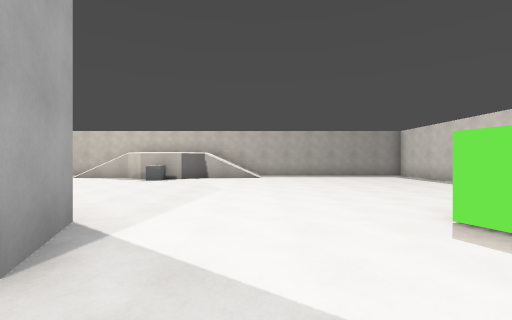
View 1 (above)

16 first-person views from a walk through a 3-D level made in the Godot game engine. The camera is 1.4 m above the floor, looks level and sees 90° across. The floor is counted in squares, 2 m on a side. Each view is taken from the middle of a square. On the plan, view 1 faces up. The plan holds only what a view shows up to about 9 squares ahead; the rest is blank. Some surface patterns are stand-ins.

View 2
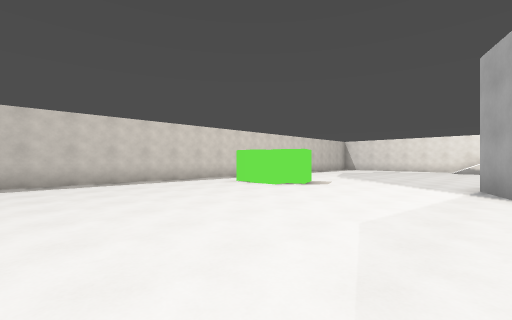

View 3
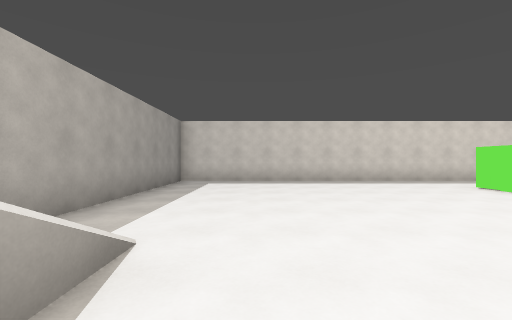

View 4
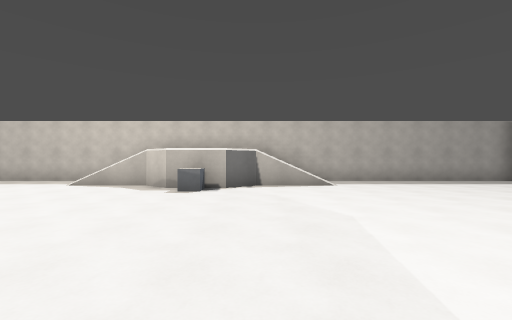

View 5
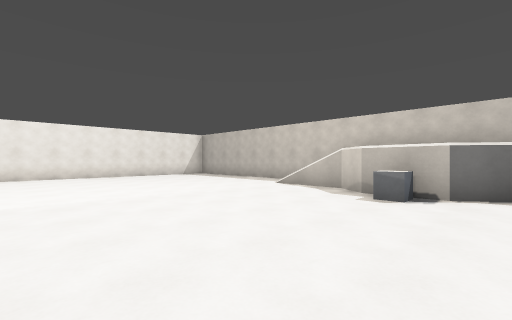

View 6
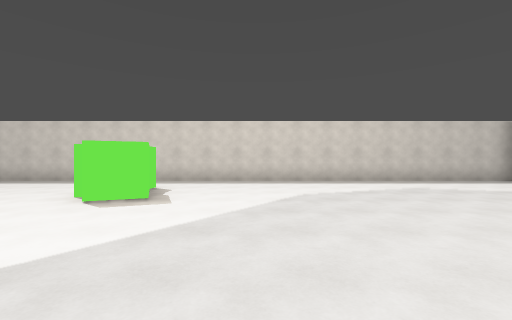

View 7
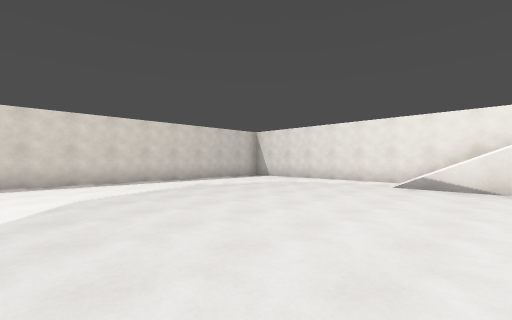

View 8
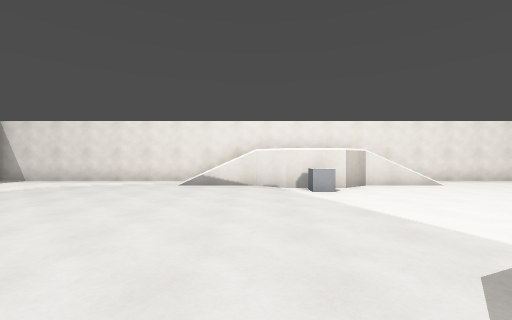

View 9
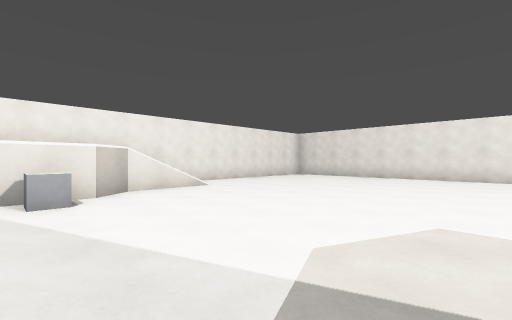

View 10
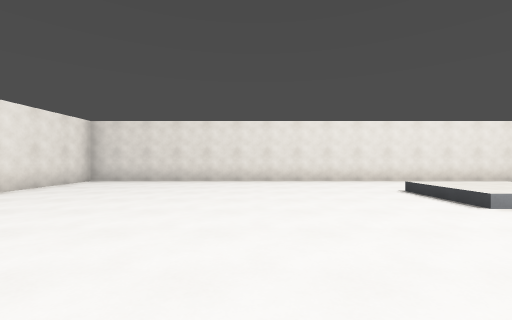

View 11
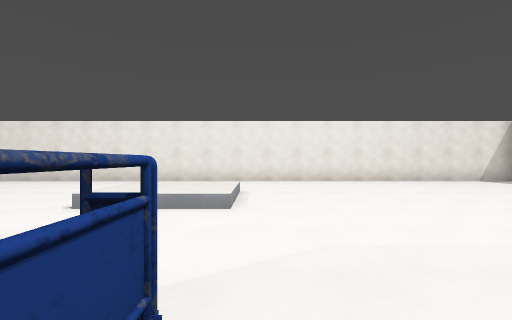

View 12
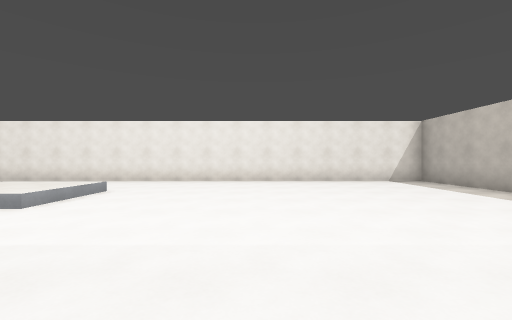

View 13
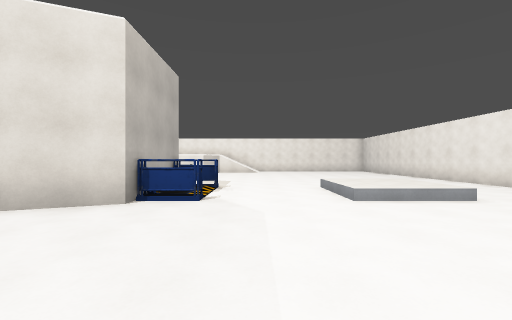

View 14
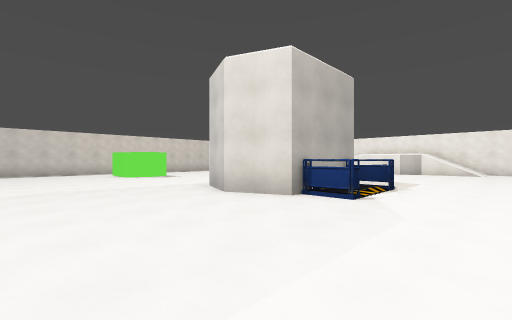

View 15
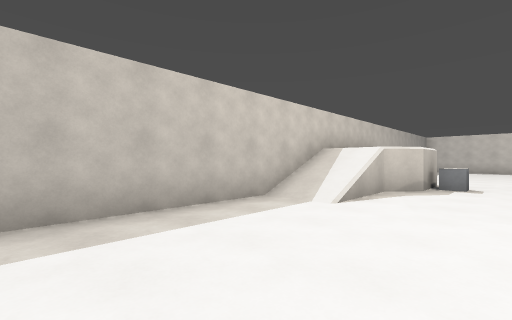

View 16
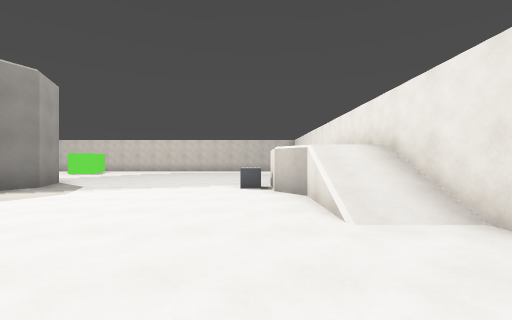

### Floor plan
Key: @ floor where view 1 was taken; # wall or solid block; . main floor; : floor 0.5 m higher than the main floor; + floor 2 m higher than the main floor; / step, stairs or slope; = window, fence, low wall or low ledge; T tower.
Columns run from 14 left of view 1 to 7 right of it. Each row starts with its distance up from view 1.
 12 ######################
 11 #......///  ///......#
 10 #......///#+#//......#
  9 #.........#..........#
  8 #....................#
  7 #....................#
  6 #....................#
  5 #....................#
  4 #....................#
  3 #.........TT.....##..#
  2 #../::..##  T....#...#
  1 #../::...#  T........#
  0 #.......##TT..@......#
 -1 #....................#
 -2 #....................#
 -3 #....................#
 -4 #....................#
 -5 #....................#
 -6 #....................#
 -7 #....../=/++/=/......#
 -8 #......///  ///......#
 -9 ######################

Positions as (right, up) in squares from view 1, and headings:
1: (0, 0), facing up
2: (-2, 9), facing down-right
3: (-2, 9), facing right
4: (-2, 3), facing up
5: (-2, 4), facing up-left
6: (-2, 0), facing right
7: (-2, 0), facing down-right
8: (-2, 0), facing down
9: (-3, -1), facing down-left
10: (-5, -3), facing left
11: (-5, 3), facing left
12: (-5, 6), facing left
13: (-7, 7), facing down
14: (-8, 7), facing down-right
15: (-11, 8), facing up-right
16: (-10, -6), facing right
